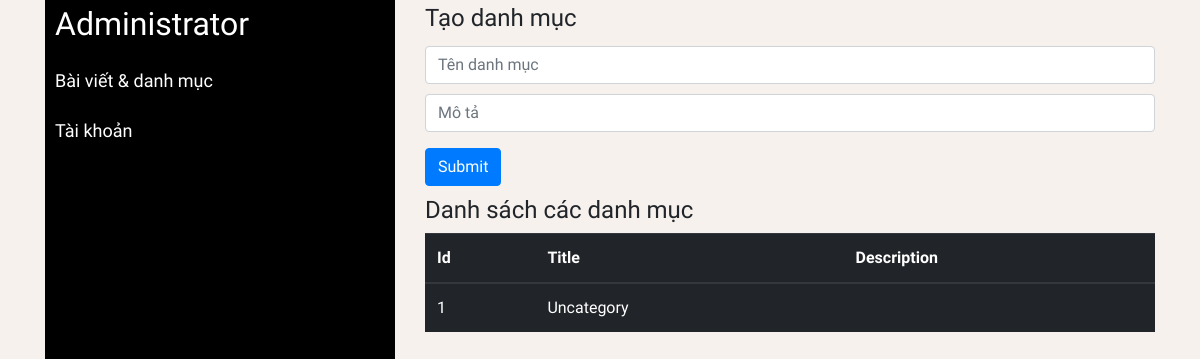
Page /index.php?c=admin&a=newcategory (signed in) on the earlier database version.
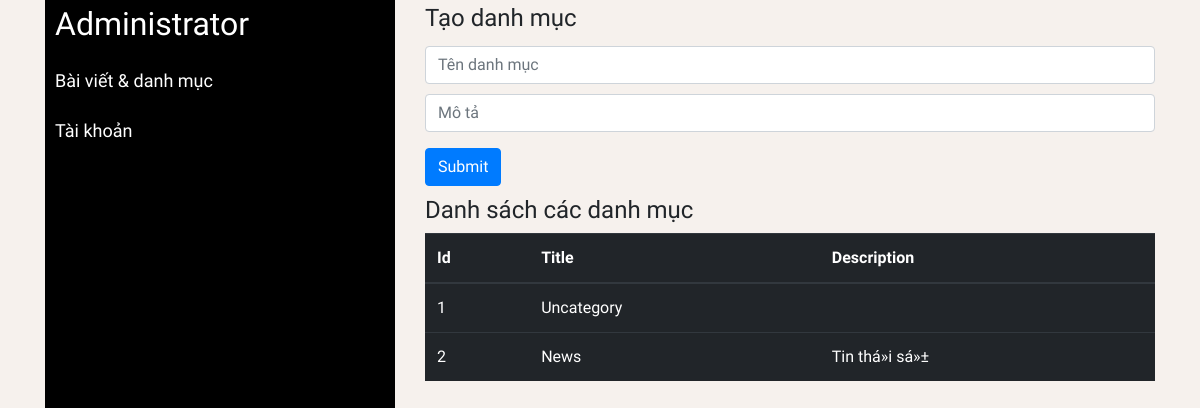
Same page on the later database version.
### tables this page shows
CREATE TABLE `categories` (
  `id` int(11) NOT NULL,
  `title` varchar(50) NOT NULL,
  `url` varchar(100) NOT NULL,
  `parent` int(11) DEFAULT NULL,
  `description` text
);

### libs/View.php (called while the page is built, shortened)
<?php
	class View
	{
		public function header(){
			require_once(VIEW.'template/header.php');
		}
		public function render($url,$data=null,$data1=null){
			require_once(VIEW.$url);
		}
		public function headerAdmin(){
			require_once(VIEW.'admin/header-admin.php');
		}
	}
?>

### controllers/Admin.php (called while the page is built, shortened)
<?php
	class Admin extends Controller
	{
		function __construct()
		{
			parent::__construct();
		}
		public function newcategory(){
			$this->view->header();
			$this->view->headerAdmin();
			$this->view->render('admin/create-category.php',$this->initData);
		}
	}
?>

### index.php (called while the page is built, shortened)
<?php
	require_once(LIB."Model.php");
	require_once(LIB."View.php");
	require_once(LIB."Bootstrap.php");
?>

### libs/Model.php (called while the page is built, shortened)
<?php
	class Model
	{
		private $hostname = "localhost";
		private $username = "root";
		private $password = "";
		private $database = "blog";
		protected $connect;
		function __construct()
		{
			$this->connect = new mysqli($this->hostname,$this->username,$this->password,$this->database) or die("Can't connect database!");
		}
		public function select($sql){
			$result = $this->connect->query($sql);
			$dataset = array();
			if($result->num_rows > 0){
				while($row = $result->fetch_object()){
					$dataset[] = $row;
				}
			}
			return $dataset;
		}
		public function getAllCategories(){
			$sql = "SELECT * FROM categories";
			return $this->select($sql);
		}
	}
?>

### libs/Controller.php (called while the page is built, shortened)
<?php
	class Controller
	{
		function __construct()
		{
			$this->model = new Model();
			$this->initData = $this->model->getAllCategories();
		}
	}
?>

### views/admin/create-category.php (the view)
<div class="col-xs-8 col-sm-8 col-md-8 col-lg-8">
	<div class="rightpage">
			<form action="index.php?c=admin&a=saveCategory" method="POST" role="form" id="form-add-category">
				<legend>Tạo danh mục</legend>
				<div class="form-group">
					<input type="text" name="titleOfCategory" class="form-control" id="" placeholder="Tên danh mục">
					<input type="text" name="description" class="form-control" id="" placeholder="Mô tả">
				</div>
				<button type="submit" class="btn btn-primary">Submit</button>
			</form>
			<h4>Danh sách các danh mục</h4>
			<table class="table table-dark">
		    <thead>
		      <tr>
		        <th>Id</th>
		        <th>Title</th>
		        <th>Description</th>
		      </tr>
		    </thead>
		    <tbody>
		    	<?php foreach($data as $category):?>
		    		<tr>
		        	<td><?php echo $category->id?></td>
		        	<td><?php echo $category->title?></td>
		        	<td><?php echo $category->description?></td>
		      		</tr>
		    	<?php endforeach;?>
		    </tbody>
		  </table>
	</div>
</div>

Differences in the rows shown:
added categories: id "2", title "News", description "Tin thá»i sá»±"
